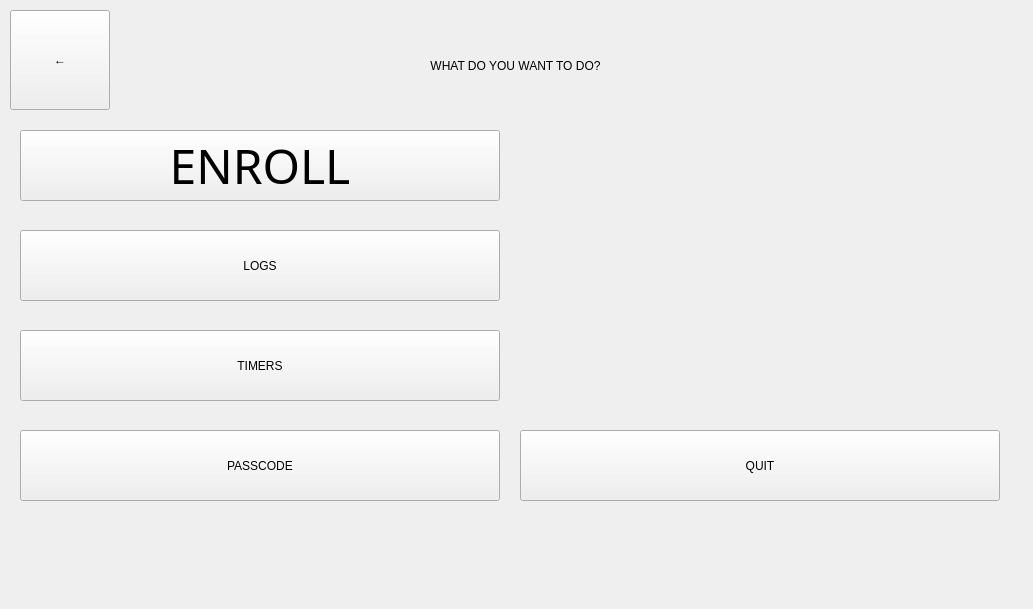
   <widget class="QWidget" name="settings">
    <widget class="QLabel" name="background_set">
     <property name="geometry">
      <rect>
       <x>0</x>
       <y>0</y>
       <width>1024</width>
       <height>600</height>
      </rect>
     </property>
     <property name="text">
      <string/>
     </property>
     <property name="pixmap">
      <pixmap>../../../1/graphic/emoto2.png</pixmap>
     </property>
    </widget>
    <widget class="QLabel" name="label_set">
     <property name="geometry">
      <rect>
       <x>115</x>
       <y>30</y>
       <width>801</width>
       <height>71</height>
      </rect>
     </property>
     <property name="styleSheet">
      <string notr="true">	border-style: solid;
	border-color: rgb(146, 150, 150);
	border-width: 3px;
	border-radius: 16px;
	color: rgb(146, 150, 150);
	font: 900 36pt &quot;Calibri Light&quot;;
	background-image (&quot;C:\Users\mjszo\Desktop\1\graphic\blang.png&quot;)
   </string>
     </property>
     <property name="text">
      <string>WHAT DO YOU WANT TO DO?</string>
     </property>
     <property name="alignment">
      <set>Qt::AlignCenter</set>
     </property>
    </widget>
    <widget class="QPushButton" name="button_1_set">
     <property name="geometry">
      <rect>
       <x>20</x>
       <y>130</y>
       <width>480</width>
       <height>71</height>
      </rect>
     </property>
     <property name="font">
      <font>
       <family>Calibri Light</family>
       <pointsize>36</pointsize>
       <weight>37</weight>
       <italic>false</italic>
       <bold>false</bold>
      </font>
     </property>
     <property name="styleSheet">
      <string notr="true">	border-style: solid;
	border-width: 3px;
	border-radius: 16px;
	color: rgb(146, 150, 150);
	font: 300 36pt &quot;Calibri Light&quot;;
	background-image (&quot;C:\Users\mjszo\Desktop\1\graphic\blang.png&quot;)</string>
     </property>
     <property name="text">
      <string>ENROLL</string>
     </property>
    </widget>
    <widget class="QPushButton" name="button_2_set">
     <property name="geometry">
      <rect>
       <x>20</x>
       <y>230</y>
       <width>480</width>
       <height>71</height>
      </rect>
     </property>
     <property name="styleSheet">
      <string notr="true">	border-style: solid;
	border-width: 3px;
	border-radius: 16px;
	color: rgb(146, 150, 150);
	font: 300 36pt &quot;Calibri Light&quot;;
	background-image (&quot;C:\Users\mjszo\Desktop\1\graphic\blang.png&quot;)</string>
     </property>
     <property name="text">
      <string>LOGS</string>
     </property>
    </widget>
    <widget class="QPushButton" name="button_3_set">
     <property name="geometry">
      <rect>
       <x>20</x>
       <y>330</y>
       <width>480</width>
       <height>71</height>
      </rect>
     </property>
     <property name="styleSheet">
      <string notr="true">	border-style: solid;
	border-width: 3px;
	border-radius: 16px;
	color: rgb(146, 150, 150);
	font: 300 36pt &quot;Calibri Light&quot;;
	background-image (&quot;C:\Users\mjszo\Desktop\1\graphic\blang.png&quot;)</string>
     </property>
     <property name="text">
      <string>TIMERS</string>
     </property>
    </widget>
    <widget class="QPushButton" name="button_back_set">
     <property name="geometry">
      <rect>
       <x>10</x>
       <y>10</y>
       <width>100</width>
       <height>100</height>
      </rect>
     </property>
     <property name="styleSheet">
      <string notr="true">	border-style: solid;
	border-width: 3px;
	border-radius: 16px;
	border-color: rgb(225,225,225);
	color: rgb(146, 150, 150);
	font: 300 60pt &quot;Calibri Light&quot; ;
	font-weight: bold;
	background-image (&quot;C:\Users\mjszo\Desktop\1\graphic\blang.png&quot;)</string>
     </property>
     <property name="text">
      <string>←</string>
     </property>
    </widget>
    <widget class="QPushButton" name="button_4_set">
     <property name="geometry">
      <rect>
       <x>20</x>
       <y>430</y>
       <width>480</width>
       <height>71</height>
      </rect>
     </property>
     <property name="styleSheet">
      <string notr="true">	border-style: solid;
	border-width: 3px;
	border-radius: 16px;
	color: rgb(146, 150, 150);
	font: 300 36pt &quot;Calibri Light&quot;;
	background-image (&quot;C:\Users\mjszo\Desktop\1\graphic\blang.png&quot;)</string>
     </property>
     <property name="text">
      <string>PASSCODE</string>
     </property>
    </widget>
    <widget class="QPushButton" name="button_5_set">
     <property name="geometry">
      <rect>
       <x>520</x>
       <y>430</y>
       <width>480</width>
       <height>71</height>
      </rect>
     </property>
     <property name="styleSheet">
      <string notr="true">	border-style: solid;
	border-width: 3px;
	border-radius: 16px;
	color: rgb(146, 150, 150);
	font: 300 36pt &quot;Calibri Light&quot;;
	background-image (&quot;C:\Users\mjszo\Desktop\1\graphic\blang.png&quot;)</string>
     </property>
     <property name="text">
      <string>QUIT</string>
     </property>
    </widget>
   </widget>
